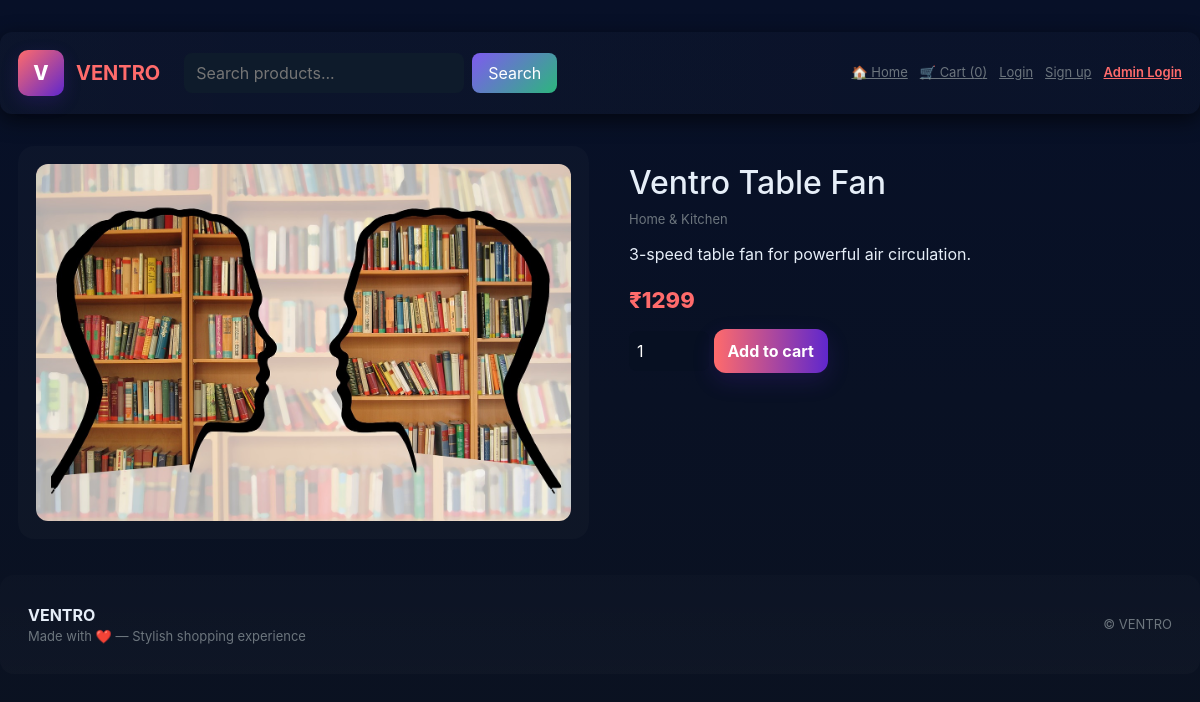
Screenshot of /product/ventro-table-fan with the database file from the repository.
### models.py (models this page shows)
class Product(db.Model):
    id = db.Column(db.Integer, primary_key=True)
    title = db.Column(db.String(200), nullable=False)
    slug = db.Column(db.String(250), unique=True, nullable=False)
    description = db.Column(db.Text, nullable=True)
    price = db.Column(db.Integer, nullable=False)  # price in rupees
    image = db.Column(db.String(300), nullable=True)
    category_id = db.Column(db.Integer, db.ForeignKey('category.id'))
    category = db.relationship('Category', backref='products')
    is_available = db.Column(db.Boolean, default=True)  # ✅ added field
    created_at = db.Column(db.DateTime, default=datetime.utcnow)

class Category(db.Model):
    id = db.Column(db.Integer, primary_key=True)
    name = db.Column(db.String(80), unique=True, nullable=False)
    slug = db.Column(db.String(120), unique=True, nullable=False)
    created_at = db.Column(db.DateTime, default=datetime.utcnow)

### app.py (the view)
    @app.route('/product/<slug>')
    def product_view(slug):
        product = Product.query.filter_by(slug=slug).first_or_404()
        return render_template('product.html', product=product)

### templates/product.html (shortened to what this page needs)
{% extends "base.html" %}
{% block content %}
<div class="product-detail">
  <div class="detail-image">
    {% if product.image %}
      <img src="{{ url_for('static', filename=product.image) }}" alt="{{ product.title }}" style="width:100%;border-radius:12px">
    {% else %}
      <img src="{{ url_for('static', filename='images/products/default.jpg') }}" alt="No Image" style="width:100%;border-radius:12px">
    {% endif %}
  </div>
  <div class="detail-info">
    <h2>{{ product.title }}</h2>
    <div class="small-muted">{{ product.category.name if product.category else '' }}</div>
    <p style="margin-top:12px">{{ product.description }}</p>
    <div style="margin-top:18px">
      <div class="prod-price" style="font-size:22px">₹{{ product.price }}</div>
      {% if product.is_available %}
      <form action="{{ url_for('add_to_cart', product_id=product.id) }}" method="post" style="margin-top:12px">
        <input type="number" name="qty" value="1" min="1"
               style="width:80px;padding:8px;border-radius:8px;border:0;background:#071022;color:white">
        <button class="button" type="submit">Add to cart</button>
      </form>
      {% else %}
      <button class="button" disabled style="margin-top:12px;opacity:0.6;cursor:not-allowed;">Out of Stock</button>
      {% endif %}
    </div>
  </div>
</div>
{% endblock %}

### static/css/style.css (style rules this page uses)
:root { --accent: #ff6b6b; --accent-2: #5f27cd; --muted: #6c757d; --bg: #0f1724; --card: #0b1220; --glass: rgba(255,255,255,0.03); --glass-2: rgba(255,255,255,0.02); --radius: 18px; --shadow: 0 6px 20px rgba(0,0,0,0.6); }
* { box-sizing: border-box; }
html, body { height: 100%; }
body { margin: 0; font-family: 'Inter', system-ui, -apple-system, "Segoe UI", Roboto, "Helvetica Neue", Arial; background: linear-gradient(180deg, #071028 0%, #0b1220 100%); color: #e6eef8; -webkit-font-smoothing: antialiased; }
.prod-price { color: var(--accent); font-weight: 800; font-size: 18px; }
.product-detail { display: flex; gap: 22px; }
.detail-image { flex: 1; padding: 18px; background: var(--glass-2); border-radius: 16px; }
.detail-info { flex: 1; padding: 18px; }
.button { display: inline-block; padding: 10px 14px; border-radius: 12px; font-weight: 700; text-decoration: none; background: linear-gradient(90deg, var(--accent), var(--accent-2)); color: white; border: 0; box-shadow: 0 8px 22px rgba(95,39,205,0.18); }
.small-muted { color: var(--muted); font-size: 13px; }

### rows the page displays
Product: image (picture), title "Ventro Table Fan", description "3-speed table fan for powerful air circulation.", price "1299"
Category: category "Home & Kitchen"

### other values shown
{{ session.get('cart')|length if session.get('cart') else 0 }} "0"
